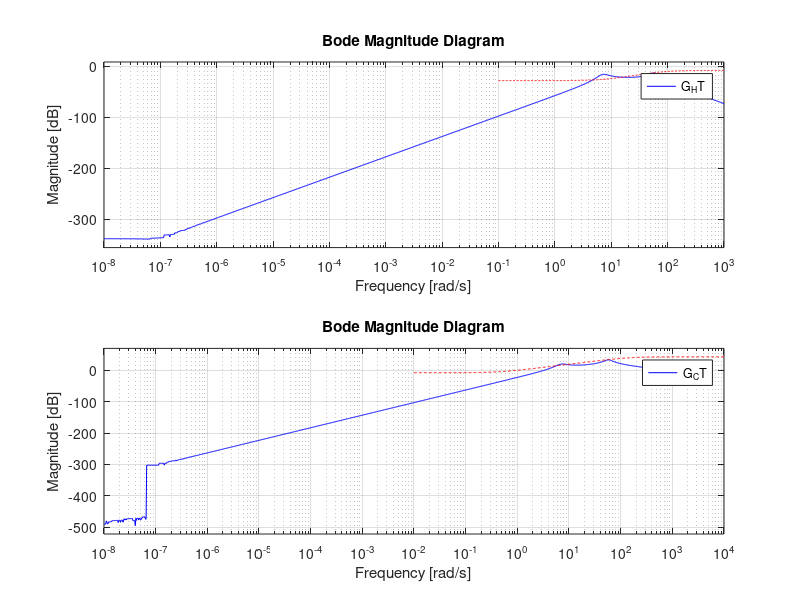

MATLAB code for this plot: (Note: this script raises an error after producing the figure.)
%% Quarter Car Suspension Hinf control Ok

clear;
close all;
clc;


%% I- Quarter Car Suspension Model

% 1-

ms = 300;    % kg
mus = 60;     % kg
bs = 1000;   % N/m/s
ks = 16000 ; % N/m
kt = 190000; % N/m



A = [ 0 1 0 0; [-ks -bs ks bs]/ms;  0 0 0 1; [ks bs -ks-kt -bs]/mus];
B= [0 0; 0 1e3/ms;0 0; [kt -1e3]/mus];
C =[1 0 0 0;1 0 -1 0;[-ks -bs ks bs]/ms]; 
D =[0 0;0 0;0 1e3/ms];

qcar=ss(A,B,C,D);

qcar.StateName = {'body_travel';'body_vel';'wheel_travels';'wheel_vel'};
qcar.InputName = {'r';'fs'};
qcar.OutputName = {'body_travel';'suspension_travel';'body_acceleration'};

% U1=r;
% U2=fs;

% Y1=body_travel;
% Y2=suspension_travel;
% Y3=body_acceleration;
% 定义传递函数，之前定义了每个变量的名字这里直接引用
G11=qcar('body_travel','r');%比如说这里是bodytravel/f---xs/r
G21=qcar('suspension_travel','r');%(xs-xus)/r
G31=qcar('body_acceleration','r');%xs_dotdot/r

G12=qcar('body_travel','fs');%xs/fs
G22=qcar('suspension_travel','fs');%(xs-xus)/fs 
G32=qcar('body_acceleration','fs');%xs_dotdot/fs
% 
% % 2-
% % 
% figure(1)
% 
% bodemag(G31,'b');
% hold on;
% bodemag(G32,'--r');
% legend('body acceleration/road disturbance','body acceleration/force fs');
% grid on;
% % 
% % 
% figure(2)
% 
% bodemag(G21,'b');
% hold on;
% bodemag(G22,'--r');
% legend('suspension_travel sd/road disturbance','suspension_travel sd/force fs');
% grid on;
% 

% %  tire-hop= 56.3 rad/s
% %  rattlespace= 23 rad/s
% 
% 
% 
% 
% %% II- Linear Hinf Controller Design
% 
% 3-

Wroad = ss(0.07); %加权函数设置为常数 
Wd2 = ss(0.01);  
Wd3 = ss(0.5);  

Wact_bis = 0.75*tf([1 70],[1 700]);  
Wact = 0.8*tf([1 50],[1 500]);


% figure
% bodemag(Wact)
% % %Wact = (100/13)*tf([1 50],[1 500]);

% 4-
% G21 =sd/r 
% wroad*G21=sd/d1

% G31=xs_dotdot/r
% G31*wroad=xs_dotdot/d1
% 路面干扰d1 经过常数放大器到r形成路面干扰信号输入系统
%看路面干扰信号d1对sd和xsdotdot的敏感度，利用h无穷把这个灵敏度降到最低

% % HandlingTarget,r 到sd的闭环增益 0.04 0.4
G_HT = 0.04 * tf([1/8 1],[1/80 1]);
[bode_mag, bode_freq] = bode(G_HT);
[bode_mag_dB, idx] = max(bode_mag);
cutoff_freq = bode_freq(idx);
fprintf('cutoff_freq of G_HT %.2f Hz\n', cutoff_freq);
% % ComfortTarget r到xs_dotdot闭环增益
G_CT = 0.4 * tf([1/0.45 1],[1/150 1]); 
[bode_mag, bode_freq] = bode(G_CT);
[bode_mag_dB, idx] = max(bode_mag);
cutoff_freq = bode_freq(idx);
fprintf('cutoff_freq of G_CT %.2f Hz\n', cutoff_freq);

% 5-
% handling模式设计GHT来压低sd对路面干扰的敏感度
% 在操作模式下，我们关注底盘间距变化
figure(3)
subplot(211)
bodemag (G21*Wroad,'b');
hold on;
bodemag (G_HT,'r--');

% 舒适模式下我们只关注底盘上下浮动加速度
%comfortable模式 设计GCT 来压低xsdotdot对路面干扰的敏感度
subplot(212)
bodemag (G31*Wroad,'b');
hold on;
bodemag (G_CT,'r--');



% % % % 这部分我的理解是，找到合理GHT 和GCT来近似sd和xsdotdot对路面干扰的敏感度，要求
% 近似的bode图在原始图最大增益的上面，这样我们之后只需要对这个近似的频域信号进行h无穷控制，就基本实现了
% 对原始灵敏度函数的压制，

% sd和xsdotdot对路面干扰信号d1的灵敏度
% 对其进行h无穷控制等价于，对比其更糟的情况进行h无穷控制，这样做是为了更好的进行数学分析，
% 因为原始频谱比较困难用数学描述

% 6-

% 这里面的beta是h无穷最后的gamma，数值越大惩罚越小吗
% 这里beta是权重不是最后的gamma
beta = [0.01 0.5 0.99]; % comfort (?=0.01), balanced (?=0.5), and handling (?=0.99).
% 先通过设计wsd对Ght形状进行限制
Wsd_all = beta/G_HT;
Wab_all = (1-beta)/G_CT;

Act= tf(1,[1/60 1]); % actuator model

% Controller K1 with beta=0.01;

Wsd=Wsd_all(1);    
Wab=Wab_all(1);

[A1,B1,C1,D1]=linmod('QCS_Sim');

P1=ss(A1,B1,C1,D1);
% 为什么是 2 1 2 代表输出e1 和e2 1代表输入d1
% P1中截取2乘以1尺寸做成 h无穷处理的矩阵P，然后设计K使P稳定
% 同时 2 1也是说去前两个输出做两个反馈控制，合并到一个u上面
% 这里xs没有接线所以前两个动态是sd 和xsdotdot，2 --》1的意思是从前两个动态负反馈控制
% 而hinfsyn是最小化前两个动态通过加权后的e1 和e2 对第一个输入也就是d1的灵敏度
[K1,Scl1,gam1] = hinfsyn(P1,2,1);

K1=tf(K1);

% Controller K2 with beta=0.5;

Wsd=Wsd_all(2);
Wab=Wab_all(2);

% 实际上增广模型 就是FPK笔记那个e y-》d u是观测矩阵，动态矩阵A2和B2要包含所有动态，
% d1 d2 d3 u再加上qcar的四个动态

[A2,B2,C2,D2]=linmod('QCS_Sim');

P2=ss(A2,B2,C2,D2);

[K2,Scl2,gam2] = hinfsyn(P2,2,1);

K2=tf(K2);

% Controller K3 with beta=0.99;

Wsd=Wsd_all(3);
Wab=Wab_all(3);


[A3,B3,C3,D3]=linmod('QCS_Sim');

P3=ss(A3,B3,C3,D3);

[K3,Scl3,gam3] = hinfsyn(P3,2,1);

K3=tf(K3);
% 输出gam1 gam2 gam3
% gamma
% 0.9410
% 0.6724
% 0.8877



% 9-
% Closed loop models with K1 comfort (?=0.01)
% 这里没毛病，设计K1和K2来控制e1和e2对d1的灵敏度，然后输出K1和K2一共三组    
K1_1=K1(1); % u/suspension_travel 
K1_2=K1(2); % u/body_acceleration 

Gru=((K1_1*G21)+(K1_2*G31))/(1-(((K1_1*G22)+(K1_2*G32))*Act)); % transfer u/r

Gcl1_11 = tf(G11+(G12*Act*Gru)); % transfer xs/r (body_travel/road disturbance)

Gcl1_21 = tf(G21+(G22*Act*Gru)); % transfer sd/r (suspension_travel/road disturbance)

Gcl1_31 = tf(G31+(G32*Act*Gru)); % transfer ddotxs/r (body_acceleration/road disturbance)




% Closed loop models with K2  balanced (?=0.5)

K2_1=K2(1); % u/suspension_travel 
K2_2=K2(2); % u/body_acceleration 

Gru=((K2_1*G21)+(K2_2*G31))/(1-(((K2_1*G22)+(K2_2*G32))*Act)); % transfer u/r

Gcl2_11 = tf(G11+(G12*Act*Gru)); % transfer xs/r (body_travel/road disturbance)

Gcl2_21 = tf(G21+(G22*Act*Gru)); % transfer sd/r (suspension_travel/road disturbance)

Gcl2_31 = tf(G31+(G32*Act*Gru)); % transfer ddotxs/r (body_acceleration/road disturbance)


% Closed loop models with K3 handling (?=0.99).


K3_1=K3(1); % u/suspension_travel 
K3_2=K3(2); % u/body_acceleration 

Gru=((K3_1*G21)+(K3_2*G31))/(1-(((K3_1*G22)+(K3_2*G32))*Act)); % transfer u/r

Gcl3_11 = tf(G11+(G12*Act*Gru)); % transfer xs/r (body_travel/road disturbance)

Gcl3_21 = tf(G21+(G22*Act*Gru)); % transfer sd/r (suspension_travel/road disturbance)

Gcl3_31 = tf(G31+(G32*Act*Gru)); % transfer ddotxs/r (body_acceleration/road disturbance)

% 10-

figure(4)

bodemag(Gcl1_11,'b');hold on;bodemag(Gcl2_11,'r');hold on;bodemag(Gcl3_11,'g');hold on;bodemag(G11,'k');
legend('confortable','balanced','handling','initial')
title('xs/r')

figure(5)
bodemag(Gcl1_21,'b');hold on;bodemag(Gcl2_21,'r');hold on;bodemag(Gcl3_21,'g');hold on;bodemag(G21,'k');
legend('confortable','balanced','handling','initial')
title('sd/r')

figure(6)
bodemag(Gcl1_31,'b');hold on;bodemag(Gcl2_31,'r');hold on;bodemag(Gcl3_31,'g');hold on;bodemag(G31,'k');
legend('confortable','balanced','handling','initial')
title('ddotxs/r')






% Road disturbance

Fs=1e3;
Ts=1/Fs;

t = 0:Ts:1;
roaddist = zeros(size(t));
nn=round(length(roaddist)/8);
dd=round(length(t));
roaddist(250:250+nn) = 0.025*(1-cos(8*pi*t(250:250+nn)));

sd_comfort=lsim(Gcl1_21,roaddist,t);
sd_balanced=lsim(Gcl2_21,roaddist,t);
sd_handling=lsim(Gcl3_21,roaddist,t);
sd_no_control=lsim(G21,roaddist,t);

xsddot_comfort=lsim(Gcl1_31,roaddist,t);
xsddot_balanced=lsim(Gcl2_31,roaddist,t);
xsddot_handling=lsim(Gcl3_31,roaddist,t);
xsddot_no_control=lsim(G31,roaddist,t);

figure(7)
plot(t,roaddist,'k'); 
hold on;
plot(t,sd_comfort,'b'); 
hold on;
plot(t,sd_balanced,'r'); 
hold on;
plot(t,sd_handling,'g'); 
legend ('road disturbance', 'suspension travel comfort', 'suspension travel balanced', 'suspension travel handling');


figure(8)
plot(t,roaddist,'k'); 
hold on;
plot(t,xsddot_comfort,'g'); 
hold on;
plot(t,xsddot_balanced,'b'); 
hold on;
plot(t,xsddot_handling,'r'); 
legend ('road disturbance', 'body acceleration comfort', 'body acceleration balanced', 'body acceleration handling');





%% Mu synthesis

% Uncertain Actuator Model
Wunc = makeweight(0.40,15,3);
unc = ultidyn('unc',[1 1],'SampleStateDim',5);

Act_uncertain = Act*(1 + Wunc*unc);

beta = [0.01 0.5 0.99]; % comfort (?=0.01), balanced (?=0.5), and handling (?=0.99).
% 先通过设计wsd对Ght形状进行限制
Wsd_all = beta/G_HT;
Wab_all = (1-beta)/G_CT;

Act= tf(1,[1/60 1]); % actuator model

% Controller K1 with beta=0.01;

Wsd=Wsd_all(1);    
Wab=Wab_all(1);

[A1,B1,C1,D1]=linmod('QCS_Sim_miu');

P1=ss(A1,B1,C1,D1);
% 为什么是 2 1 2 代表输出e1 和e2 1代表输入d1
% P1中截取2乘以1尺寸做成 h无穷处理的矩阵P，然后设计K使P稳定
% 同时 2 1也是说去前两个输出做两个反馈控制，合并到一个u上面
% 这里xs没有接线所以前两个动态是sd 和xsdotdot，2 --》1的意思是从前两个动态负反馈控制
% 而hinfsyn是最小化前两个动态通过加权后的e1 和e2 对第一个输入也就是d1的灵敏度
[Kdk1,CLdk,gdk] = dksyn(P1,2,1);

K1=tf(Kdk1);

figure(9)
bode(Act_uncertain,'b',Act_uncertain.NominalValue,'r+');


% Select=1; %comfort
% 
% sim('QCS_Closed_Loop_Sim');
% 
% sd_simC=sd_sim;
% xsddot_simC=xsddot_sim;
% 
% Select=2; %balanced
% 
% sim('QCS_Closed_Loop_Sim');
% 
% sd_simB=sd_sim;
% xsddot_simB=xsddot_sim;
% 
% Select=3; %handling
% 
% sim('QCS_Closed_Loop_Sim');
% 
% sd_simH=sd_sim;
% xsddot_simH=xsddot_sim;
% 
% 
% figure(111)
% 
% plot(sd_simC,'b')
% hold on;
% plot(sd_simB,'k')
% hold on;
% plot(sd_simH,'r')
% 
% 
% figure(112)
% 
% plot(xsddot_simC,'b')
% hold on;
% plot(xsddot_simB,'k')
% hold on;
% plot(xsddot_simH,'r')



